Frame 1 (no input): blank canvas, image omitted
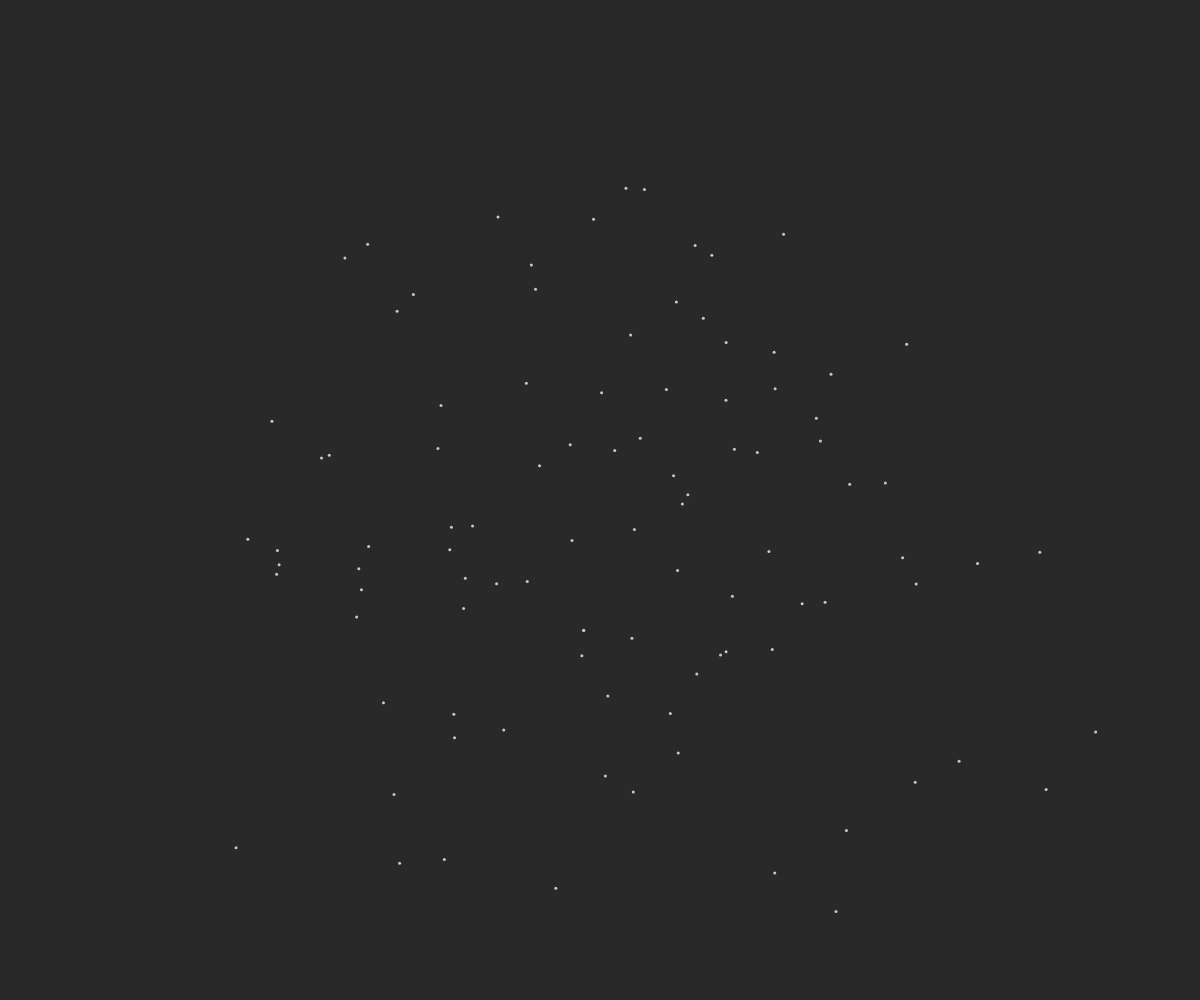
Frame 60 (no input)
Frame 120 (the mouse pressed at the canvas centre since frame 60): blank canvas, image omitted

The p5.js sketch that drew this single still picture (run headless with seeded random() and noise() and a simulated clock; from frame 60 on, the mouse is pressed at the canvas centre):

// p5.js sketch
// ── sketch.js
var flies = [];
var count = 100;
  
function setup() {
  createCanvas(window.innerWidth,window.innerHeight);
  noStroke();
  fill(200);

for (var i = 0; i < count; i++) {
    flies.push(new Fly(width/2,height/2));
  }
}
function draw() {
  background(41);
  for(var i=0;i<flies.length;i++){
    flies[i].update();
    flies[i].display();
  }
  
}

function Fly(x,y) {
  this.pos = createVector(x,y);
  this.vel = createVector(0, 0);
  //this.dir = ;
  // todo
  this.shape = random();
  
  this.update = function(){
    // if(this.pos.x > width || this.pos.x < 0){
    //   this.dir.mult(-1, 1);
    // };
    // if (this.pos.y > height || this.pos.y < 0){
    //   this.dir.mult(1, -1);  
    // };

    this.acc = p5.Vector.fromAngle(random(TWO_PI), random(TWO_PI));
    //this.acc.div(30);
    this.acc.mult(0.3);
    this.vel.add(this.acc);
    this.pos.add(this.vel);
  }
  
  this.display = function(){
    ellipse(this.pos.x, this.pos.y, 3, 3);
  }
    
}
